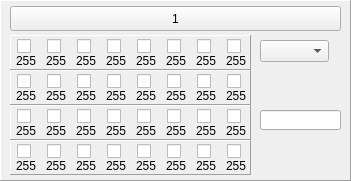
       <widget class="QFrame" name="fm_1" >
        <property name="geometry" >
         <rect>
          <x>10</x>
          <y>10</y>
          <width>351</width>
          <height>181</height>
         </rect>
        </property>
        <property name="autoFillBackground" >
         <bool>true</bool>
        </property>
        <property name="frameShape" >
         <enum>QFrame::Panel</enum>
        </property>
        <property name="frameShadow" >
         <enum>QFrame::Raised</enum>
        </property>
        <widget class="QFrame" name="fm-1_1" >
         <property name="geometry" >
          <rect>
           <x>10</x>
           <y>35</y>
           <width>241</width>
           <height>35</height>
          </rect>
         </property>
         <property name="autoFillBackground" >
          <bool>true</bool>
         </property>
         <property name="frameShape" >
          <enum>QFrame::Panel</enum>
         </property>
         <property name="frameShadow" >
          <enum>QFrame::Raised</enum>
         </property>
         <widget class="QLabel" name="lb-1_1" >
          <property name="geometry" >
           <rect>
            <x>6</x>
            <y>18</y>
            <width>21</width>
            <height>16</height>
           </rect>
          </property>
          <property name="text" >
           <string>255</string>
          </property>
         </widget>
         <widget class="QCheckBox" name="chk-1_1" >
          <property name="geometry" >
           <rect>
            <x>7</x>
            <y>3</y>
            <width>16</width>
            <height>17</height>
           </rect>
          </property>
         </widget>
         <widget class="QCheckBox" name="chk-1_2" >
          <property name="geometry" >
           <rect>
            <x>37</x>
            <y>3</y>
            <width>16</width>
            <height>17</height>
           </rect>
          </property>
         </widget>
         <widget class="QCheckBox" name="chk-1_3" >
          <property name="geometry" >
           <rect>
            <x>67</x>
            <y>3</y>
            <width>16</width>
            <height>17</height>
           </rect>
          </property>
         </widget>
         <widget class="QCheckBox" name="chk-1_4" >
          <property name="geometry" >
           <rect>
            <x>97</x>
            <y>3</y>
            <width>16</width>
            <height>17</height>
           </rect>
          </property>
         </widget>
         <widget class="QCheckBox" name="chk-1_5" >
          <property name="geometry" >
           <rect>
            <x>127</x>
            <y>3</y>
            <width>16</width>
            <height>17</height>
           </rect>
          </property>
         </widget>
         <widget class="QCheckBox" name="chk-1_6" >
          <property name="geometry" >
           <rect>
            <x>157</x>
            <y>3</y>
            <width>16</width>
            <height>17</height>
           </rect>
          </property>
         </widget>
         <widget class="QCheckBox" name="chk-1_7" >
          <property name="geometry" >
           <rect>
            <x>187</x>
            <y>3</y>
            <width>16</width>
            <height>17</height>
           </rect>
          </property>
         </widget>
         <widget class="QCheckBox" name="chk-1_8" >
          <property name="geometry" >
           <rect>
            <x>217</x>
            <y>3</y>
            <width>16</width>
            <height>17</height>
           </rect>
          </property>
         </widget>
         <widget class="QLabel" name="lb-1_2" >
          <property name="geometry" >
           <rect>
            <x>36</x>
            <y>18</y>
            <width>21</width>
            <height>16</height>
           </rect>
          </property>
          <property name="text" >
           <string>255</string>
          </property>
         </widget>
         <widget class="QLabel" name="lb-1_3" >
          <property name="geometry" >
           <rect>
            <x>66</x>
            <y>18</y>
            <width>21</width>
            <height>16</height>
           </rect>
          </property>
          <property name="text" >
           <string>255</string>
          </property>
         </widget>
         <widget class="QLabel" name="lb-1_4" >
          <property name="geometry" >
           <rect>
            <x>96</x>
            <y>18</y>
            <width>21</width>
            <height>16</height>
           </rect>
          </property>
          <property name="text" >
           <string>255</string>
          </property>
         </widget>
         <widget class="QLabel" name="lb-1_5" >
          <property name="geometry" >
           <rect>
            <x>126</x>
            <y>18</y>
            <width>21</width>
            <height>16</height>
           </rect>
          </property>
          <property name="text" >
           <string>255</string>
          </property>
         </widget>
         <widget class="QLabel" name="lb-1_6" >
          <property name="geometry" >
           <rect>
            <x>156</x>
            <y>18</y>
            <width>21</width>
            <height>16</height>
           </rect>
          </property>
          <property name="text" >
           <string>255</string>
          </property>
         </widget>
         <widget class="QLabel" name="lb-1_7" >
          <property name="geometry" >
           <rect>
            <x>186</x>
            <y>18</y>
            <width>21</width>
            <height>16</height>
           </rect>
          </property>
          <property name="text" >
           <string>255</string>
          </property>
         </widget>
         <widget class="QLabel" name="lb-1_8" >
          <property name="geometry" >
           <rect>
            <x>216</x>
            <y>18</y>
            <width>21</width>
            <height>16</height>
           </rect>
          </property>
          <property name="text" >
           <string>255</string>
          </property>
         </widget>
        </widget>
        <widget class="QComboBox" name="cmb_1" >
         <property name="geometry" >
          <rect>
           <x>260</x>
           <y>40</y>
           <width>69</width>
           <height>22</height>
          </rect>
         </property>
        </widget>
        <widget class="QLineEdit" name="le_1" >
         <property name="geometry" >
          <rect>
           <x>260</x>
           <y>110</y>
           <width>81</width>
           <height>20</height>
          </rect>
         </property>
        </widget>
        <widget class="QFrame" name="fm-1_2" >
         <property name="geometry" >
          <rect>
           <x>10</x>
           <y>70</y>
           <width>241</width>
           <height>35</height>
          </rect>
         </property>
         <property name="autoFillBackground" >
          <bool>true</bool>
         </property>
         <property name="frameShape" >
          <enum>QFrame::Panel</enum>
         </property>
         <property name="frameShadow" >
          <enum>QFrame::Raised</enum>
         </property>
         <widget class="QLabel" name="lb-1_9" >
          <property name="geometry" >
           <rect>
            <x>6</x>
            <y>18</y>
            <width>21</width>
            <height>16</height>
           </rect>
          </property>
          <property name="text" >
           <string>255</string>
          </property>
         </widget>
         <widget class="QCheckBox" name="chk-1_9" >
          <property name="geometry" >
           <rect>
            <x>7</x>
            <y>3</y>
            <width>16</width>
            <height>17</height>
           </rect>
          </property>
         </widget>
         <widget class="QCheckBox" name="chk-1_10" >
          <property name="geometry" >
           <rect>
            <x>37</x>
            <y>3</y>
            <width>16</width>
            <height>17</height>
           </rect>
          </property>
         </widget>
         <widget class="QCheckBox" name="chk-1_11" >
          <property name="geometry" >
           <rect>
            <x>67</x>
            <y>3</y>
            <width>16</width>
            <height>17</height>
           </rect>
          </property>
         </widget>
         <widget class="QCheckBox" name="chk-1_12" >
          <property name="geometry" >
           <rect>
            <x>97</x>
            <y>3</y>
            <width>16</width>
            <height>17</height>
           </rect>
          </property>
         </widget>
         <widget class="QCheckBox" name="chk-1_13" >
          <property name="geometry" >
           <rect>
            <x>127</x>
            <y>3</y>
            <width>16</width>
            <height>17</height>
           </rect>
          </property>
         </widget>
         <widget class="QCheckBox" name="chk-1_14" >
          <property name="geometry" >
           <rect>
            <x>157</x>
            <y>3</y>
            <width>16</width>
            <height>17</height>
           </rect>
          </property>
         </widget>
         <widget class="QCheckBox" name="chk-1_15" >
          <property name="geometry" >
           <rect>
            <x>187</x>
            <y>3</y>
            <width>16</width>
            <height>17</height>
           </rect>
          </property>
         </widget>
         <widget class="QCheckBox" name="chk-1_16" >
          <property name="geometry" >
           <rect>
            <x>217</x>
            <y>3</y>
            <width>16</width>
            <height>17</height>
           </rect>
          </property>
         </widget>
         <widget class="QLabel" name="lb-1_10" >
          <property name="geometry" >
           <rect>
            <x>36</x>
            <y>18</y>
            <width>21</width>
            <height>16</height>
           </rect>
          </property>
          <property name="text" >
           <string>255</string>
          </property>
         </widget>
         <widget class="QLabel" name="lb-1_11" >
          <property name="geometry" >
           <rect>
            <x>66</x>
            <y>18</y>
            <width>21</width>
            <height>16</height>
           </rect>
          </property>
          <property name="text" >
           <string>255</string>
          </property>
         </widget>
         <widget class="QLabel" name="lb-1_12" >
          <property name="geometry" >
           <rect>
            <x>96</x>
            <y>18</y>
            <width>21</width>
            <height>16</height>
           </rect>
          </property>
          <property name="text" >
           <string>255</string>
          </property>
         </widget>
         <widget class="QLabel" name="lb-1_13" >
          <property name="geometry" >
           <rect>
            <x>126</x>
            <y>18</y>
            <width>21</width>
            <height>16</height>
           </rect>
          </property>
          <property name="text" >
           <string>255</string>
          </property>
         </widget>
         <widget class="QLabel" name="lb-1_14" >
          <property name="geometry" >
           <rect>
            <x>156</x>
            <y>18</y>
            <width>21</width>
            <height>16</height>
           </rect>
          </property>
          <property name="text" >
           <string>255</string>
          </property>
         </widget>
         <widget class="QLabel" name="lb-1_15" >
          <property name="geometry" >
           <rect>
            <x>186</x>
            <y>18</y>
            <width>21</width>
            <height>16</height>
           </rect>
          </property>
          <property name="text" >
           <string>255</string>
          </property>
         </widget>
         <widget class="QLabel" name="lb-1_16" >
          <property name="geometry" >
           <rect>
            <x>216</x>
            <y>18</y>
            <width>21</width>
            <height>16</height>
           </rect>
          </property>
          <property name="text" >
           <string>255</string>
          </property>
         </widget>
        </widget>
        <widget class="QFrame" name="fm-1_3" >
         <property name="geometry" >
          <rect>
           <x>10</x>
           <y>105</y>
           <width>241</width>
           <height>35</height>
          </rect>
         </property>
         <property name="autoFillBackground" >
          <bool>true</bool>
         </property>
         <property name="frameShape" >
          <enum>QFrame::Panel</enum>
         </property>
         <property name="frameShadow" >
          <enum>QFrame::Raised</enum>
         </property>
         <widget class="QLabel" name="lb-1_17" >
          <property name="geometry" >
           <rect>
            <x>6</x>
            <y>18</y>
            <width>21</width>
            <height>16</height>
           </rect>
          </property>
          <property name="text" >
           <string>255</string>
          </property>
         </widget>
         <widget class="QCheckBox" name="chk-1_17" >
          <property name="geometry" >
           <rect>
            <x>7</x>
            <y>3</y>
            <width>16</width>
            <height>17</height>
           </rect>
          </property>
         </widget>
         <widget class="QCheckBox" name="chk-1_18" >
          <property name="geometry" >
           <rect>
            <x>37</x>
            <y>3</y>
            <width>16</width>
            <height>17</height>
           </rect>
          </property>
         </widget>
         <widget class="QCheckBox" name="chk-1_19" >
          <property name="geometry" >
           <rect>
            <x>67</x>
            <y>3</y>
            <width>16</width>
            <height>17</height>
           </rect>
          </property>
         </widget>
         <widget class="QCheckBox" name="chk-1_20" >
          <property name="geometry" >
           <rect>
            <x>97</x>
            <y>3</y>
            <width>16</width>
            <height>17</height>
           </rect>
          </property>
         </widget>
         <widget class="QCheckBox" name="chk-1_21" >
          <property name="geometry" >
           <rect>
            <x>127</x>
            <y>3</y>
            <width>16</width>
            <height>17</height>
           </rect>
          </property>
         </widget>
         <widget class="QCheckBox" name="chk-1_22" >
          <property name="geometry" >
           <rect>
            <x>157</x>
            <y>3</y>
            <width>16</width>
            <height>17</height>
           </rect>
          </property>
         </widget>
         <widget class="QCheckBox" name="chk-1_23" >
          <property name="geometry" >
           <rect>
            <x>187</x>
            <y>3</y>
            <width>16</width>
            <height>17</height>
           </rect>
          </property>
         </widget>
         <widget class="QCheckBox" name="chk-1_24" >
          <property name="geometry" >
           <rect>
            <x>217</x>
            <y>3</y>
            <width>16</width>
            <height>17</height>
           </rect>
          </property>
         </widget>
         <widget class="QLabel" name="lb-1_18" >
          <property name="geometry" >
           <rect>
            <x>36</x>
            <y>18</y>
            <width>21</width>
            <height>16</height>
           </rect>
          </property>
          <property name="text" >
           <string>255</string>
          </property>
         </widget>
         <widget class="QLabel" name="lb-1_19" >
          <property name="geometry" >
           <rect>
            <x>66</x>
            <y>18</y>
            <width>21</width>
            <height>16</height>
           </rect>
          </property>
          <property name="text" >
           <string>255</string>
          </property>
         </widget>
         <widget class="QLabel" name="lb-1_20" >
          <property name="geometry" >
           <rect>
            <x>96</x>
            <y>18</y>
            <width>21</width>
            <height>16</height>
           </rect>
          </property>
          <property name="text" >
           <string>255</string>
          </property>
         </widget>
         <widget class="QLabel" name="lb-1_21" >
          <property name="geometry" >
           <rect>
            <x>126</x>
            <y>18</y>
            <width>21</width>
            <height>16</height>
           </rect>
          </property>
          <property name="text" >
           <string>255</string>
          </property>
         </widget>
         <widget class="QLabel" name="lb-1_22" >
          <property name="geometry" >
           <rect>
            <x>156</x>
            <y>18</y>
            <width>21</width>
            <height>16</height>
           </rect>
          </property>
          <property name="text" >
           <string>255</string>
          </property>
         </widget>
         <widget class="QLabel" name="lb-1_23" >
          <property name="geometry" >
           <rect>
            <x>186</x>
            <y>18</y>
            <width>21</width>
            <height>16</height>
           </rect>
          </property>
          <property name="text" >
           <string>255</string>
          </property>
         </widget>
         <widget class="QLabel" name="lb-1_24" >
          <property name="geometry" >
           <rect>
            <x>216</x>
            <y>18</y>
            <width>21</width>
            <height>16</height>
           </rect>
          </property>
          <property name="text" >
           <string>255</string>
          </property>
         </widget>
        </widget>
        <widget class="QFrame" name="fm-1_4" >
         <property name="geometry" >
          <rect>
           <x>10</x>
           <y>140</y>
           <width>241</width>
           <height>35</height>
          </rect>
         </property>
         <property name="autoFillBackground" >
          <bool>true</bool>
         </property>
         <property name="frameShape" >
          <enum>QFrame::Panel</enum>
         </property>
         <property name="frameShadow" >
          <enum>QFrame::Raised</enum>
         </property>
         <widget class="QLabel" name="lb-1_25" >
          <property name="geometry" >
           <rect>
            <x>6</x>
            <y>18</y>
            <width>21</width>
            <height>16</height>
           </rect>
          </property>
          <property name="text" >
           <string>255</string>
          </property>
         </widget>
         <widget class="QCheckBox" name="chk-1_25" >
          <property name="geometry" >
           <rect>
            <x>7</x>
            <y>3</y>
            <width>16</width>
            <height>17</height>
           </rect>
          </property>
         </widget>
         <widget class="QCheckBox" name="chk-1_26" >
          <property name="geometry" >
           <rect>
            <x>37</x>
            <y>3</y>
            <width>16</width>
            <height>17</height>
           </rect>
          </property>
         </widget>
         <widget class="QCheckBox" name="chk-1_27" >
          <property name="geometry" >
           <rect>
            <x>67</x>
            <y>3</y>
            <width>16</width>
            <height>17</height>
           </rect>
          </property>
         </widget>
         <widget class="QCheckBox" name="chk-1_28" >
          <property name="geometry" >
           <rect>
            <x>97</x>
            <y>3</y>
            <width>16</width>
            <height>17</height>
           </rect>
          </property>
         </widget>
         <widget class="QCheckBox" name="chk-1_29" >
          <property name="geometry" >
           <rect>
            <x>127</x>
            <y>3</y>
            <width>16</width>
            <height>17</height>
           </rect>
          </property>
         </widget>
         <widget class="QCheckBox" name="chk-1_30" >
          <property name="geometry" >
           <rect>
            <x>157</x>
            <y>3</y>
            <width>16</width>
            <height>17</height>
           </rect>
          </property>
         </widget>
         <widget class="QCheckBox" name="chk-1_31" >
          <property name="geometry" >
           <rect>
            <x>187</x>
            <y>3</y>
            <width>16</width>
            <height>17</height>
           </rect>
          </property>
         </widget>
         <widget class="QCheckBox" name="chk-1_32" >
          <property name="geometry" >
           <rect>
            <x>217</x>
            <y>3</y>
            <width>16</width>
            <height>17</height>
           </rect>
          </property>
         </widget>
         <widget class="QLabel" name="lb-1_26" >
          <property name="geometry" >
           <rect>
            <x>36</x>
            <y>18</y>
            <width>21</width>
            <height>16</height>
           </rect>
          </property>
          <property name="text" >
           <string>255</string>
          </property>
         </widget>
         <widget class="QLabel" name="lb-1_27" >
          <property name="geometry" >
           <rect>
            <x>66</x>
            <y>18</y>
            <width>21</width>
            <height>16</height>
           </rect>
          </property>
          <property name="text" >
           <string>255</string>
          </property>
         </widget>
         <widget class="QLabel" name="lb-1_28" >
          <property name="geometry" >
           <rect>
            <x>96</x>
            <y>18</y>
            <width>21</width>
            <height>16</height>
           </rect>
          </property>
          <property name="text" >
           <string>255</string>
          </property>
         </widget>
         <widget class="QLabel" name="lb-1_29" >
          <property name="geometry" >
           <rect>
            <x>126</x>
            <y>18</y>
            <width>21</width>
            <height>16</height>
           </rect>
          </property>
          <property name="text" >
           <string>255</string>
          </property>
         </widget>
         <widget class="QLabel" name="lb-1_30" >
          <property name="geometry" >
           <rect>
            <x>156</x>
            <y>18</y>
            <width>21</width>
            <height>16</height>
           </rect>
          </property>
          <property name="text" >
           <string>255</string>
          </property>
         </widget>
         <widget class="QLabel" name="lb-1_31" >
          <property name="geometry" >
           <rect>
            <x>186</x>
            <y>18</y>
            <width>21</width>
            <height>16</height>
           </rect>
          </property>
          <property name="text" >
           <string>255</string>
          </property>
         </widget>
         <widget class="QLabel" name="lb-1_32" >
          <property name="geometry" >
           <rect>
            <x>216</x>
            <y>18</y>
            <width>21</width>
            <height>16</height>
           </rect>
          </property>
          <property name="text" >
           <string>255</string>
          </property>
         </widget>
        </widget>
        <widget class="QToolButton" name="tb_1" >
         <property name="geometry" >
          <rect>
           <x>10</x>
           <y>6</y>
           <width>331</width>
           <height>25</height>
          </rect>
         </property>
         <property name="text" >
          <string>1</string>
         </property>
        </widget>
       </widget>
